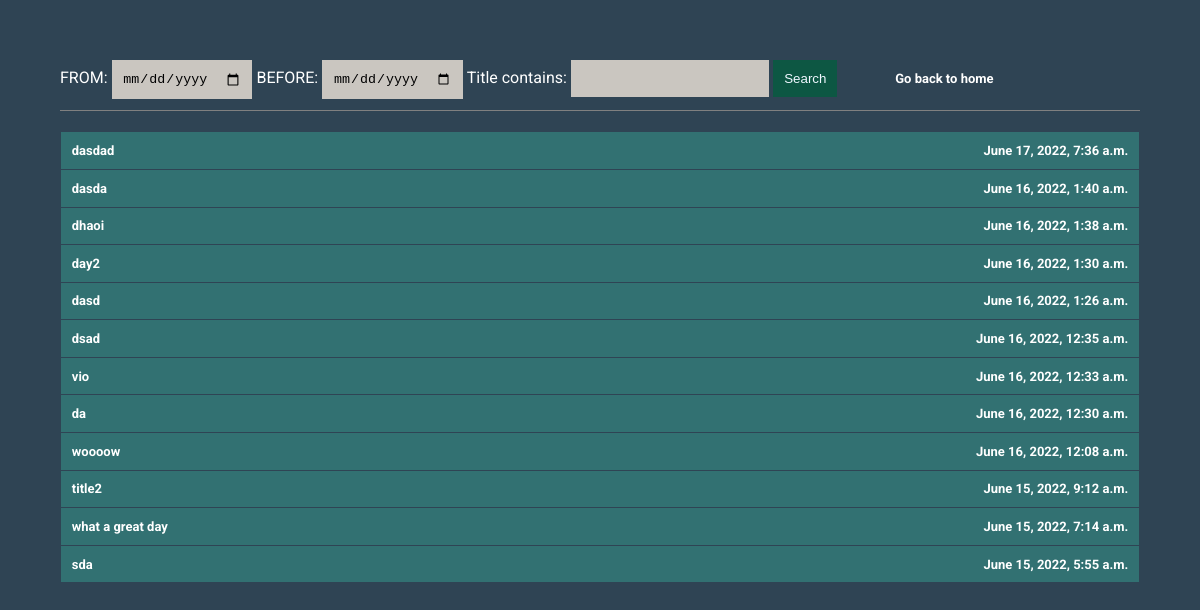
/adsearch/ (signed in), run on the app's committed database.
### core/models.py (models this page shows, shortened)
class Post(models.Model):
    title = models.CharField(max_length=100)
    date_created = models.DateTimeField(default=timezone.now, editable=False)
    details = models.TextField()
    author = models.ForeignKey(
        User, on_delete=models.CASCADE, related_name="my_post")
    class Meta:
        ordering = ['-date_created']

### core/views.py (the view)
# urls.py: path('adsearch/', adsearch, name='adsearch'),
def adsearch(request):
    posts = Post.objects.filter(author=request.user)
    filters = OrderFilter(request.GET, queryset=posts)
    posts = filters.qs
    title = request.GET.get('title')
    startdate = request.GET.get('start_date')
    enddate = request.GET.get('end_date')
    context = {
        'posts': posts,
        'filters': filters,
        'title': title,
        'startdate': startdate,
        'enddate': enddate
    }
    return render(request, 'core/adsearch.html', context)

### core/templates/core/adsearch.html (shortened to what this page needs)
{% extends "core/base.html" %}
{% block content %}
<div class="adsearch">
    <form method="get" class="form">
        {{ filters.form }}
    <button class="btn" type="submit">Search</button>
    <a href="{% url 'home' %}">Go back to home</a>
    </form>
    <div class="line"></div>
    {% for i in posts %}
    <a href="{% url 'detail' i.id %}">
    <div class="note">
        <div class="title"> {{ i.title }} </div>
        <div class="date">  {{ i.date_created }}</div>
    </div>
    </a>
    {% endfor %}
</div>
{% endblock content %}

### static/css/index.css (style rules this page uses)
* { margin: 0; outline: 0; }
body { background-color: #2f4454; }
.line { border-top: 1px solid gray; margin-bottom: 2%; margin-top: -1%; }
.note { padding: 1%; border: none; cursor: pointer; margin: 1px; background-color: #327172; cursor: pointer; display: flex; justify-content: space-between; }
a { text-decoration: none; color: white; width: 100%; height: 100%; font-weight: bolder; font-size: small; }

### static/css/login.css (style rules this page uses)
.btn { cursor: pointer; }

### core/templates/core/adsearch.html (style rules this page uses)
form a { margin-left: 5%; }
form { margin-bottom: 2%; }
input { border:none; background-color: rgb(202, 198, 192); padding: 1%; }
button { cursor: pointer; border: none; color: aliceblue; background-color: #0d5743; padding: 1%; }

### data on the page
Post: title "dasdad", date_created "June 17, 2022, 7:36 a.m."
Post: title "dasda", date_created "June 16, 2022, 1:40 a.m."
Post: title "dhaoi", date_created "June 16, 2022, 1:38 a.m."
Post: title "day2", date_created "June 16, 2022, 1:30 a.m."
Post: title "dasd", date_created "June 16, 2022, 1:26 a.m."
Post: title "dsad", date_created "June 16, 2022, 12:35 a.m."
Post: title "vio", date_created "June 16, 2022, 12:33 a.m."
Post: title "da", date_created "June 16, 2022, 12:30 a.m."
Post: title "woooow", date_created "June 16, 2022, 12:08 a.m."
Post: title "title2", date_created "June 15, 2022, 9:12 a.m."
Post: title "what a great day", date_created "June 15, 2022, 7:14 a.m."
Post: title "sda", date_created "June 15, 2022, 5:55 a.m."
